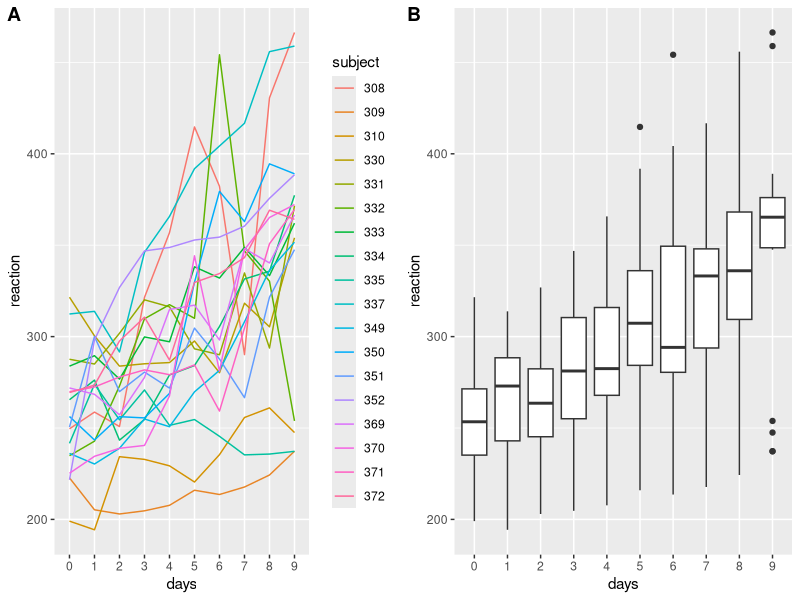

The R script that drew this image:
## ---- chunk 1
library(knitr)     # convert notebooks to other formats like html and markdown
library(cowplot)   # for plotting multiple plots in one figure
library(tidyverse) # for tidy r code and data

## ---- chunk 2
sleep <- readr::read_tsv("sleep.txt",
                         col_names    = c("id", "reaction", "days", "subject"),
                         col_types    = cols(
                             reaction = col_double(),
                             days     = col_factor(),
                             subject  = col_factor()),
                         skip         = 1) %>%
        dplyr::select(reaction, days, subject)
## ---- chunk 3
knitr::kable(sleep[1:5,], caption = "first 5 entries sleep dataset. ")
## ---- chunk 4
plt1 <- ggplot(sleep) + 
          geom_line(aes(x=days, y=reaction, group=subject, color=subject))
plt2 <- ggplot(sleep) + 
          geom_boxplot(aes(x=days, y=reaction))

cowplot::plot_grid(plt1, plt2, labels = c('A', 'B'))
